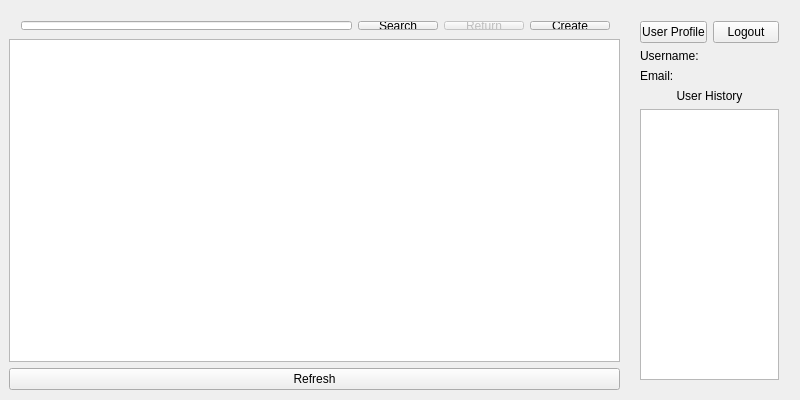
<?xml version="1.0" encoding="UTF-8"?>
<ui version="4.0">
 <class>MainWindow</class>
 <widget class="QMainWindow" name="MainWindow">
  <property name="geometry">
   <rect>
    <x>0</x>
    <y>0</y>
    <width>800</width>
    <height>400</height>
   </rect>
  </property>
  <property name="minimumSize">
   <size>
    <width>800</width>
    <height>400</height>
   </size>
  </property>
  <property name="maximumSize">
   <size>
    <width>800</width>
    <height>400</height>
   </size>
  </property>
  <property name="windowTitle">
   <string>Regexp Explainer</string>
  </property>
  <widget class="QWidget" name="centralWidget">
   <widget class="QWidget" name="horizontalLayoutWidget">
    <property name="geometry">
     <rect>
      <x>10</x>
      <y>10</y>
      <width>611</width>
      <height>31</height>
     </rect>
    </property>
    <layout class="QHBoxLayout" name="horizontalLayout">
     <item>
      <widget class="QLineEdit" name="searchEdit"/>
     </item>
     <item>
      <widget class="QPushButton" name="searchButton">
       <property name="text">
        <string>Search</string>
       </property>
      </widget>
     </item>
     <item>
      <widget class="QPushButton" name="returnButton">
       <property name="enabled">
        <bool>false</bool>
       </property>
       <property name="text">
        <string>Return</string>
       </property>
      </widget>
     </item>
     <item>
      <widget class="QPushButton" name="createButton">
       <property name="text">
        <string>Create</string>
       </property>
      </widget>
     </item>
    </layout>
   </widget>
   <widget class="QWidget" name="verticalLayoutWidget">
    <property name="geometry">
     <rect>
      <x>629</x>
      <y>10</y>
      <width>161</width>
      <height>381</height>
     </rect>
    </property>
    <layout class="QVBoxLayout" name="verticalLayout">
     <item>
      <layout class="QHBoxLayout" name="horizontalLayout_4">
       <item>
        <widget class="QPushButton" name="userProfilePushButton">
         <property name="text">
          <string>User Profile</string>
         </property>
        </widget>
       </item>
       <item>
        <widget class="QPushButton" name="logoutButton">
         <property name="text">
          <string>Logout</string>
         </property>
        </widget>
       </item>
      </layout>
     </item>
     <item>
      <layout class="QHBoxLayout" name="horizontalLayout_2">
       <item>
        <widget class="QLabel" name="label_2">
         <property name="text">
          <string>&lt;html&gt;&lt;head/&gt;&lt;body&gt;&lt;p&gt;Username:&lt;/p&gt;&lt;/body&gt;&lt;/html&gt;</string>
         </property>
        </widget>
       </item>
       <item>
        <widget class="QLabel" name="usernameLabel">
         <property name="text">
          <string/>
         </property>
        </widget>
       </item>
      </layout>
     </item>
     <item>
      <layout class="QHBoxLayout" name="horizontalLayout_3">
       <item>
        <widget class="QLabel" name="label_5">
         <property name="text">
          <string>&lt;html&gt;&lt;head/&gt;&lt;body&gt;&lt;p&gt;Email:&lt;/p&gt;&lt;/body&gt;&lt;/html&gt;</string>
         </property>
        </widget>
       </item>
       <item>
        <widget class="QLabel" name="emailLabel">
         <property name="text">
          <string/>
         </property>
        </widget>
       </item>
      </layout>
     </item>
     <item>
      <widget class="QLabel" name="label_3">
       <property name="text">
        <string>User History</string>
       </property>
       <property name="alignment">
        <set>Qt::AlignCenter</set>
       </property>
      </widget>
     </item>
     <item>
      <widget class="QListView" name="userPostsView">
       <property name="editTriggers">
        <set>QAbstractItemView::NoEditTriggers</set>
       </property>
      </widget>
     </item>
    </layout>
   </widget>
   <widget class="QWidget" name="verticalLayoutWidget_2">
    <property name="geometry">
     <rect>
      <x>9</x>
      <y>39</y>
      <width>611</width>
      <height>351</height>
     </rect>
    </property>
    <layout class="QVBoxLayout" name="verticalLayout_2">
     <property name="leftMargin">
      <number>0</number>
     </property>
     <property name="topMargin">
      <number>0</number>
     </property>
     <property name="rightMargin">
      <number>0</number>
     </property>
     <property name="bottomMargin">
      <number>0</number>
     </property>
     <item>
      <widget class="QListView" name="postsView">
       <property name="editTriggers">
        <set>QAbstractItemView::NoEditTriggers</set>
       </property>
      </widget>
     </item>
     <item>
      <widget class="QPushButton" name="refreshButton">
       <property name="text">
        <string>Refresh</string>
       </property>
      </widget>
     </item>
    </layout>
   </widget>
  </widget>
 </widget>
 <layoutdefault spacing="6" margin="11"/>
 <resources/>
 <connections/>
</ui>
